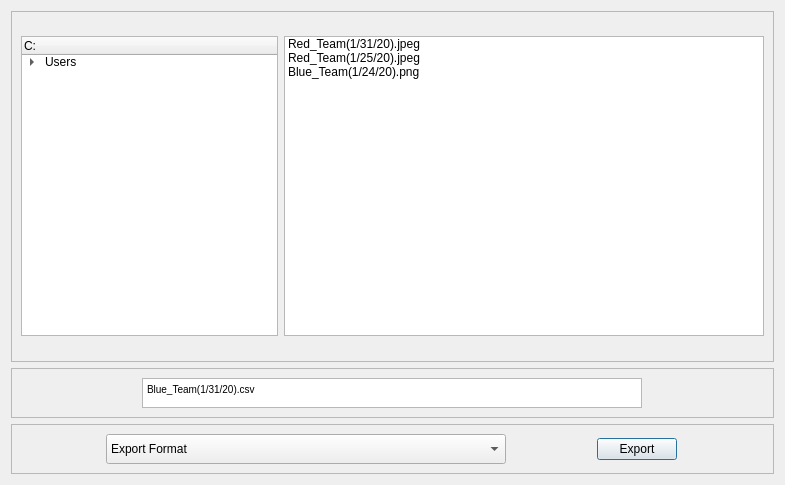
<?xml version="1.0" encoding="UTF-8"?>
<ui version="4.0">
 <class>Dialog</class>
 <widget class="QDialog" name="Dialog">
  <property name="geometry">
   <rect>
    <x>0</x>
    <y>0</y>
    <width>785</width>
    <height>485</height>
   </rect>
  </property>
  <property name="sizePolicy">
   <sizepolicy hsizetype="Ignored" vsizetype="Ignored">
    <horstretch>0</horstretch>
    <verstretch>0</verstretch>
   </sizepolicy>
  </property>
  <property name="windowTitle">
   <string>Dialog</string>
  </property>
  <layout class="QVBoxLayout" name="verticalLayout">
   <item>
    <widget class="QFrame" name="frame">
     <property name="sizePolicy">
      <sizepolicy hsizetype="Ignored" vsizetype="Ignored">
       <horstretch>0</horstretch>
       <verstretch>0</verstretch>
      </sizepolicy>
     </property>
     <property name="minimumSize">
      <size>
       <width>0</width>
       <height>350</height>
      </size>
     </property>
     <property name="frameShape">
      <enum>QFrame::StyledPanel</enum>
     </property>
     <property name="frameShadow">
      <enum>QFrame::Raised</enum>
     </property>
     <layout class="QHBoxLayout" name="horizontalLayout">
      <item>
       <widget class="QTreeWidget" name="treeWidget">
        <property name="sizePolicy">
         <sizepolicy hsizetype="MinimumExpanding" vsizetype="Fixed">
          <horstretch>0</horstretch>
          <verstretch>0</verstretch>
         </sizepolicy>
        </property>
        <property name="minimumSize">
         <size>
          <width>0</width>
          <height>300</height>
         </size>
        </property>
        <property name="sizeIncrement">
         <size>
          <width>0</width>
          <height>0</height>
         </size>
        </property>
        <column>
         <property name="text">
          <string>C:</string>
         </property>
        </column>
        <item>
         <property name="text">
          <string>Users</string>
         </property>
         <item>
          <property name="text">
           <string>Desktop</string>
          </property>
          <item>
           <property name="text">
            <string>Graphs</string>
           </property>
           <item>
            <property name="text">
             <string>Red_Team(1/31/20).jpeg</string>
            </property>
           </item>
           <item>
            <property name="text">
             <string>Red_Team(1/25/20).jpeg</string>
            </property>
           </item>
           <item>
            <property name="text">
             <string>Blue_Team(1/24/20).png</string>
            </property>
           </item>
          </item>
          <item>
           <property name="text">
            <string>Reports</string>
           </property>
           <item>
            <property name="text">
             <string>Attack_Report(1/24/20).docx</string>
            </property>
           </item>
          </item>
          <item>
           <property name="text">
            <string>White Team Eval.</string>
           </property>
           <item>
            <property name="text">
             <string>Input_documents</string>
            </property>
           </item>
          </item>
         </item>
        </item>
       </widget>
      </item>
      <item>
       <widget class="QListWidget" name="itemSaved">
        <property name="sizePolicy">
         <sizepolicy hsizetype="MinimumExpanding" vsizetype="Fixed">
          <horstretch>0</horstretch>
          <verstretch>0</verstretch>
         </sizepolicy>
        </property>
        <property name="minimumSize">
         <size>
          <width>480</width>
          <height>300</height>
         </size>
        </property>
        <item>
         <property name="text">
          <string>Red_Team(1/31/20).jpeg</string>
         </property>
        </item>
        <item>
         <property name="text">
          <string>Red_Team(1/25/20).jpeg</string>
         </property>
        </item>
        <item>
         <property name="text">
          <string>Blue_Team(1/24/20).png</string>
         </property>
        </item>
       </widget>
      </item>
     </layout>
    </widget>
   </item>
   <item>
    <widget class="QFrame" name="frame_3">
     <property name="maximumSize">
      <size>
       <width>16777215</width>
       <height>50</height>
      </size>
     </property>
     <property name="frameShape">
      <enum>QFrame::StyledPanel</enum>
     </property>
     <property name="frameShadow">
      <enum>QFrame::Raised</enum>
     </property>
     <layout class="QVBoxLayout" name="verticalLayout_2">
      <item alignment="Qt::AlignHCenter">
       <widget class="QTextBrowser" name="textBrowser">
        <property name="minimumSize">
         <size>
          <width>500</width>
          <height>0</height>
         </size>
        </property>
        <property name="maximumSize">
         <size>
          <width>500</width>
          <height>16777215</height>
         </size>
        </property>
        <property name="html">
         <string>&lt;!DOCTYPE HTML PUBLIC &quot;-//W3C//DTD HTML 4.0//EN&quot; &quot;http://www.w3.org/TR/REC-html40/strict.dtd&quot;&gt;
&lt;html&gt;&lt;head&gt;&lt;meta name=&quot;qrichtext&quot; content=&quot;1&quot; /&gt;&lt;style type=&quot;text/css&quot;&gt;
p, li { white-space: pre-wrap; }
&lt;/style&gt;&lt;/head&gt;&lt;body style=&quot; font-family:'MS Shell Dlg 2'; font-size:7.8pt; font-weight:400; font-style:normal;&quot;&gt;
&lt;p style=&quot; margin-top:0px; margin-bottom:0px; margin-left:0px; margin-right:0px; -qt-block-indent:0; text-indent:0px;&quot;&gt;Blue_Team(1/31/20).csv&lt;/p&gt;&lt;/body&gt;&lt;/html&gt;</string>
        </property>
       </widget>
      </item>
     </layout>
    </widget>
   </item>
   <item>
    <widget class="QFrame" name="frame_2">
     <property name="enabled">
      <bool>true</bool>
     </property>
     <property name="sizePolicy">
      <sizepolicy hsizetype="Minimum" vsizetype="Preferred">
       <horstretch>0</horstretch>
       <verstretch>0</verstretch>
      </sizepolicy>
     </property>
     <property name="minimumSize">
      <size>
       <width>0</width>
       <height>0</height>
      </size>
     </property>
     <property name="maximumSize">
      <size>
       <width>16777215</width>
       <height>50</height>
      </size>
     </property>
     <property name="frameShape">
      <enum>QFrame::StyledPanel</enum>
     </property>
     <property name="frameShadow">
      <enum>QFrame::Raised</enum>
     </property>
     <layout class="QHBoxLayout" name="horizontalLayout_2">
      <item>
       <widget class="QComboBox" name="formatSelection">
        <property name="sizePolicy">
         <sizepolicy hsizetype="Fixed" vsizetype="Fixed">
          <horstretch>0</horstretch>
          <verstretch>0</verstretch>
         </sizepolicy>
        </property>
        <property name="minimumSize">
         <size>
          <width>400</width>
          <height>30</height>
         </size>
        </property>
        <property name="styleSheet">
         <string notr="true">font: 10pt &quot;Arial&quot;;</string>
        </property>
        <property name="currentText">
         <string>Export Format</string>
        </property>
        <property name="maxVisibleItems">
         <number>15</number>
        </property>
        <item>
         <property name="text">
          <string>Export Format</string>
         </property>
        </item>
        <item>
         <property name="text">
          <string>CSV</string>
         </property>
        </item>
        <item>
         <property name="text">
          <string>JPEG</string>
         </property>
        </item>
        <item>
         <property name="text">
          <string>PNG</string>
         </property>
        </item>
       </widget>
      </item>
      <item>
       <widget class="QPushButton" name="exportButton">
        <property name="sizePolicy">
         <sizepolicy hsizetype="Fixed" vsizetype="Fixed">
          <horstretch>0</horstretch>
          <verstretch>0</verstretch>
         </sizepolicy>
        </property>
        <property name="styleSheet">
         <string notr="true">font: 12pt &quot;Arial&quot;;</string>
        </property>
        <property name="text">
         <string>Export</string>
        </property>
       </widget>
      </item>
     </layout>
    </widget>
   </item>
  </layout>
 </widget>
 <resources/>
 <connections/>
</ui>
